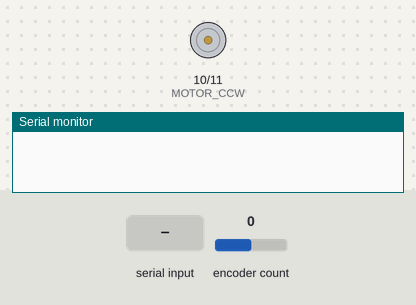
This sketch was run on a simulated Arduino Uno, built with avr-gcc and run on an emulated ATmega328P. Parts: motor-driver pin pairs drawn as motors (green arrow = first pin HIGH = forward, orange = second pin HIGH = backward, longer = more drive, scaled by the enable pin), the last lines printed to the serial monitor. The inputs (shaded band) are chosen by the test bench; at power-on: encoder count 0.

Above: at 1.2 s.
1.3 s: "," received over Serial
3.8 s: "1,90\n" received over Serial
5.3 s: encoder count set to 1
At 6.3 s:
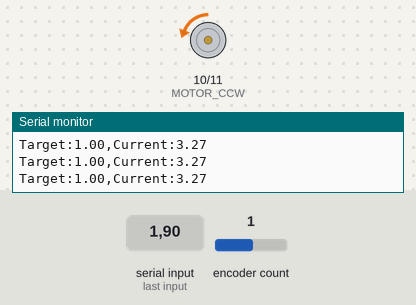
6.8 s: encoder count set to 5
At 8.0 s:
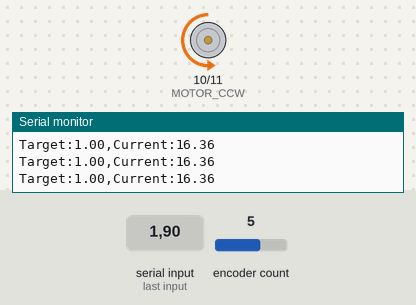
8.3 s: "5\n" received over Serial
At 9.0 s:
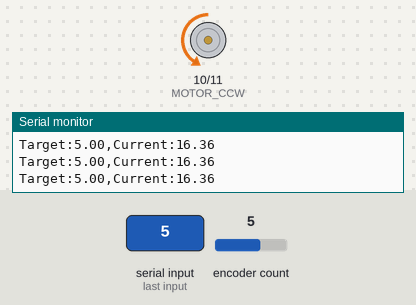
9.8 s: "1,90,45\n" received over Serial
At 10.7 s:
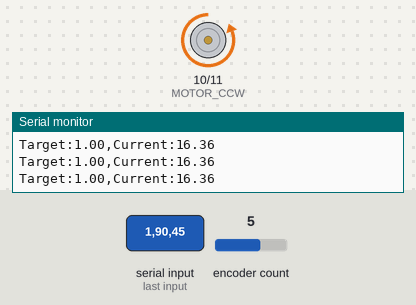
Timing chart, 0 to 12.3 s (numbered marks = the images above; inputs shaded):
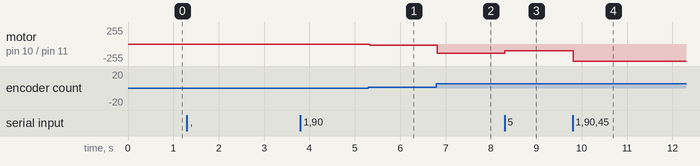

Measured:
- after the input at 5.3 s, motor on pin 10 (MOTOR_CCW) / pin 11 (MOTOR_CW): stopped → backward 20/255 at once
- after the input at 6.8 s, motor on pin 10 (MOTOR_CCW) / pin 11 (MOTOR_CW): backward 20/255 → backward 138/255 at once
- after the input at 8.3 s, motor on pin 10 (MOTOR_CCW) / pin 11 (MOTOR_CW): backward 138/255 → backward 102/255 at once
- after the input at 9.8 s, motor on pin 10 (MOTOR_CCW) / pin 11 (MOTOR_CW): backward 102/255 → backward 255/255 at once

The sketch:

Exe4_Group12.ino
```cpp
#include <Encoder.h>
#include <PIDController.h>

// הגדרות פינים
#define ENCODER_A 2
#define ENCODER_B 3
#define EN_A 9
#define MOTOR_CW 11
#define MOTOR_CCW 10

Encoder myEnc(ENCODER_B, ENCODER_A);
PIDController pid;

// פרמטרים התחלתיים ערכים תיאורטיים שהתקבלו
float Kp = 0.761, Ki = 0.0, Kd = 0.0087;
float target_deg = 0, current_deg = 0;

bool controlEnabled = false;
const float MAX_TARGET_DEG = 15.0; // הגבלת זוויות קטנות לליניאריות
const int DEADZONE_PWM = 10;      // פיצוי מינימלי על חיכוך סטטי
const float COUNTS_PER_REV = 440.0;

void stopMotor() {
  digitalWrite(MOTOR_CW, LOW);
  digitalWrite(MOTOR_CCW, LOW);
  analogWrite(EN_A, 0);
}

void setup() {
  Serial.begin(9600);
  pinMode(EN_A, OUTPUT);
  pinMode(MOTOR_CW, OUTPUT);
  pinMode(MOTOR_CCW, OUTPUT);
  stopMotor();

  // אתחול בקר ה-PID והגבלת מוצא למניעת רוויה
  pid.begin();
  pid.limit(-255, 255);
  pid.tune(Kp, Ki, Kd);
  pid.setpoint(target_deg);

  myEnc.write(0); // איפוס נקודת ההתייחסות (אנכית למעלה)
}

void loop() {
  // קליטת פקודות בפורמט: Angle או Angle,Kp,Ki,Kd
  if (Serial.available() > 0) {
    float new_angle = Serial.parseFloat();
    if (Serial.peek() == ',') {
      Serial.read(); Kp = Serial.parseFloat();
      if (Serial.peek() == ',') { Serial.read(); Ki = Serial.parseFloat(); }
      if (Serial.peek() == ',') { Serial.read(); Kd = Serial.parseFloat(); }
      pid.tune(Kp, Ki, Kd);
    }

    while (Serial.available()) Serial.read(); // ניקוי באפר

    if (abs(new_angle) <= MAX_TARGET_DEG) {
      target_deg = new_angle;
      pid.setpoint(target_deg);
      controlEnabled = true;
    } else {
      controlEnabled = false;
      stopMotor();
    }
  }

  if (!controlEnabled) return;

  // המרת קריאת האנקודר לזווית הנדסית (מעלות)
  long pulses = myEnc.read();
  current_deg = (pulses * 360.0) / COUNTS_PER_REV;

  // חישוב מוצא הבקר (PWM)
  int pwm_output = pid.compute(current_deg);

  // קביעת כיוון סיבוב וטיפול בשטח מת (Dead-zone)
  if (pwm_output > 0) {
    digitalWrite(MOTOR_CW, LOW); digitalWrite(MOTOR_CCW, HIGH);
  } else {
    digitalWrite(MOTOR_CW, HIGH); digitalWrite(MOTOR_CCW, LOW);
  }

  int drive = abs(pwm_output);
  analogWrite(EN_A, (drive < DEADZONE_PWM) ? 0 : drive);

  // פלט לגרף בזמן אמת
  Serial.print("Target:"); Serial.print(target_deg);
  Serial.print(",Current:"); Serial.println(current_deg);
  delay(10);
}
```
